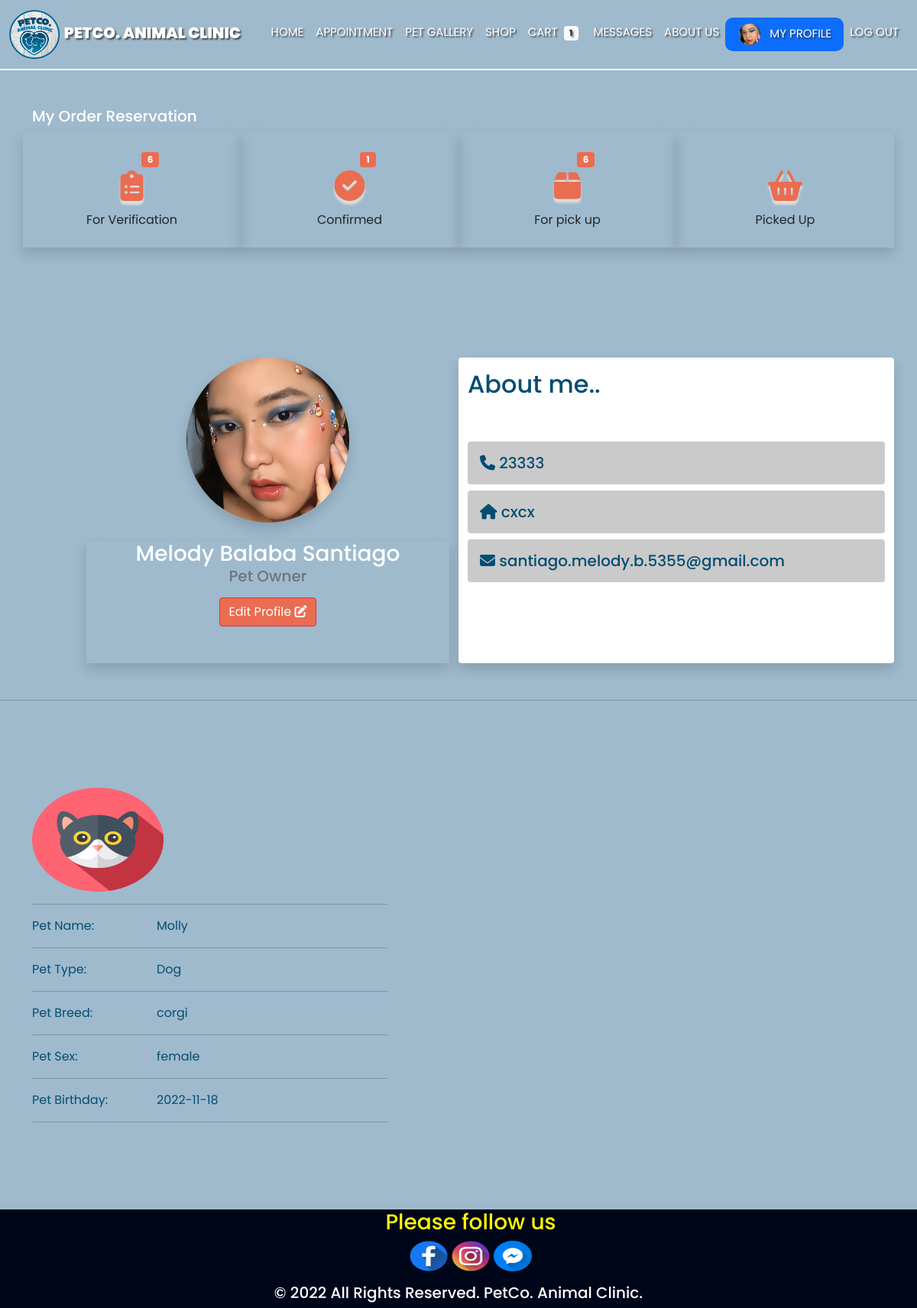
The page /userprofile.php (signed in) on the database its author committed.
### tables this page shows
CREATE TABLE `usertable` (
  `id` int(11) NOT NULL,
  `first_name` varchar(255) NOT NULL,
  `middle_name` varchar(255) NOT NULL,
  `last_name` varchar(255) NOT NULL,
  `suffix` varchar(10) NOT NULL,
  `position` varchar(255) NOT NULL,
  `address` varchar(255) NOT NULL,
  `email` varchar(255) NOT NULL,
  `password` varchar(255) NOT NULL,
  `code` mediumint(50) NOT NULL,
  `status` text NOT NULL,
  `contact` varchar(100) NOT NULL,
  `image_dir` varchar(255) NOT NULL,
  `image_filename` varchar(255) NOT NULL,
  `user_level` varchar(255) NOT NULL,
  `archive` varchar(255) NOT NULL
);

CREATE TABLE `pettable` (
  `pet_id` int(11) NOT NULL,
  `user_id` int(11) NOT NULL,
  `pettype` varchar(100) NOT NULL,
  `petbreed` varchar(100) NOT NULL,
  `petname` varchar(255) NOT NULL,
  `petsex` varchar(100) NOT NULL,
  `petbday` date NOT NULL
);

### userprofile.php (the view, shortened to what this page needs)
<?php
     require('layouts/header_employee.php');
      $user_id = $_SESSION['user_id'];
?>
<?php
                    $select_user = mysqli_query($con, "SELECT * FROM usertable WHERE id = '$user_id'");
                    if(mysqli_num_rows($select_user) > 0){
                    $fetch_user = mysqli_fetch_assoc($select_user);
                    };
                ?>
<link rel="stylesheet" type="text/css" href="css/styles.css">
    <div class="container mt-5 mb-5">
        <h5 class="text-white">My Order Reservation</h5>
        <div class="row justify-content-center">
            <?php
                    $select_rows = mysqli_query($con,"SELECT * FROM `order` WHERE order_user_id= '$user_id' and order_status= ' ' ") or die ('query failed');
                    $row_count = mysqli_num_rows($select_rows);
                  ?>
            <div class="col-3 shadow p-4">
                <center>
                    <?php if($row_count>0){ ?><span class="badge badge-light bg-button text-white no"><?php echo $row_count ?></span><?php }
                     else{ ?><span class=" text-white no"></span><?php } ?>
                    <h1 class="icons"><i class="fa fa-solid fa fa-clipboard-list"></i></h1>
                    For Verification
                </center>
            </div>
            <div class="col-3 shadow p-4">
                <center>
                    <?php
                    $select_rows = mysqli_query($con,"SELECT * FROM `order` WHERE order_user_id= '$user_id' and order_status= 'confirmed' ") or die ('query failed');
                    $row_count = mysqli_num_rows($select_rows);
                  ?>
                    <?php if($row_count>0){ ?><span class="badge badge-light bg-button text-white no"><?php echo $row_count ?></span><?php }
                     else{ ?><span class=" text-white no"></span><?php } ?>
                    <h1 class="icons"><i class="fa fa-solid fa fa-circle-check"></i></h1>
                    Confirmed
                </center>
            </div>
            <div class="col-3 shadow p-4">
                <?php
                    $select_rows = mysqli_query($con,"SELECT * FROM `order` WHERE order_user_id= '$user_id' and order_status= 'pickup' ") or die ('query failed');
                    $row_count = mysqli_num_rows($select_rows);
                  ?>
                <center>
                <?php if($row_count>0){ ?><span class="badge badge-light bg-button text-white no"><?php echo $row_count ?></span><?php }
                     else{ ?><span class=" text-white no"></span><?php } ?>
                    <h1 class="icons"><i class="fa fa-solid fa fa-box"></i></h1>
                    For pick up
                </center>
            </div>
            <div class="col-3 shadow p-4">
                <center>
                    <h1 class="icons"><i class="fa fa-solid fa fa-basket-shopping"></i></h1>
                    Picked Up
                </center>
            </div>
        </div>
    </div>
    </div>
    <br><br>
    <div class="container mt-5 mb-5">
        <div class="row mt-5">
            <div class="col-1">
            </div>
            <div class="col-5 ">
                <div class="col profilebg ">
                    <div class="row ">
                        <div class="row   ">
                            <center><img src="asset/profiles/<?php echo $fetch_user['image_filename']?>"
                                    class="rounded-circle shadow user-profile" alt="Logo"
                                    style="width:50%; height:27vh" /></center>
                        </div>
                        <div class="row mt-4 shadow">
                            <h3 class="text-white  text-center mb-0 name">
                                <?php echo $fetch_user['first_name']. " " .$fetch_user['middle_name'] . " " .$fetch_user['last_name']; ?>
                            </h3>
                            <h5 class="text-center text-secondary">Pet Owner</h5>
                            <center>
                                <a href="user-edit-profile.php?updateid=<?php echo $fetch_user['id'];?>">
                                    <span class="btn btn-danger bg-button mx-2 mt-2 mb-5 text-white">Edit Profile <i
                                            class="fa-solid fa-pen-to-square "></i></span>
                                </a>
                            </center>
                        </div>
                    </div>
                </div>
            </div>
            <div class="col-6 bg-white shadow rounded">
                <div class="row">
                    <div class="col-8">
                        <h2 class="mt-3">About me..</h2>
                    </div>
                </div>
                <h5 class="c-blue  mt-5 mb-0 bg-gray rounded p-3 aboutme">
                    <span><i class="fa fa-solid fa fa-phone"> </i> <?php echo $fetch_user['contact']?></span>
                </h5>
                <h5 class="c-blue  mt-2 mb-0 bg-gray rounded p-3 aboutme">
                    <span><i class="fa fa-solid fa fa-house"></i> <?php echo $fetch_user['address']?></span>
                </h5>
                <h5 class="c-blue  mt-2 mb-0 bg-gray rounded p-3 aboutme">
                    <span><i class="fa fa-solid fa fa-envelope"></i> <?php echo $fetch_user['email']?></span>
                </h5>
            </div>
        </div>
    </div>
    <hr>
    <section class="flex-sect" id="imagesec">
        <div class="container mt-5">
            <div class="row">
                <div class="col ">
                    <?php
                    $select_pet = mysqli_query($con, "SELECT * FROM pettable WHERE user_id = '$user_id'");
                    while($row=$select_pet->fetch_assoc()):
                    ?>
                    <div class="col-lg-5 profilebg">
                        <div class="row">
                            <img src="asset/profile/pets.png" alt="Logo" style="width:40%; height:17vh" />
                        </div>
                        <hr>
                        <div class="row">
                            <div class="col-sm-4 labels">
                                <p class="mb-0">Pet Name:</p>
                            </div>
                            <div class="col-sm-8">
                                <p class="c-blue mb-0"><?php echo $row['petname']; ?></p>
                            </div>
                        </div>
                        <hr>
                        <div class="row">
                            <div class="col-sm-4 labels">
                                <p class="mb-0">Pet Type:</p>
                            </div>
                            <div class="col-sm-8">
                                <p class="c-blue mb-0"><?php echo $row['pettype']; ?></p>
                            </div>
                        </div>
                        <hr>
                        <div class="row">
                            <div class="col-sm-4 labels">
                                <p class="mb-0">Pet Breed:</p>
                            </div>
                            <div class="col-sm-8">
                                <p class="c-blue mb-0"><?php echo $row['petbreed']; ?></p>
                            </div>
                        </div>
                        <hr>
                        <div class="row">
                            <div class="col-sm-4 labels">
                                <p class="mb-0">Pet Sex:</p>
                            </div>
                            <div class="col-sm-8">
                                <p class="c-blue mb-0"><?php echo $row['petsex']; ?></p>
                            </div>
                        </div>
                        <hr>
                        <div class="row">
                            <div class="col-sm-4 labels">
                                <p class="mb-0">Pet Birthday:</p>
                            </div>
                            <div class="col-sm-8">
                                <p class="c-blue mb-0"><?php echo $row['petbday']; ?></p>
                            </div>
                        </div>
                        <hr>
                    </div>
                    <?php endwhile; ?>
                </div>
            </div>
        </div>
    </section>
    <footer class=" footer-banner mt-5" id="about">
        <div class="container text">
            <div class="row">
                <div class="col-12 text-center">
                    <ul class="follow">
                        <h3>Please follow us</h3>
                        <a href="https://www.facebook.com/"><img src="asset/facebook.png" width="50px"
                                height="40px"></a>
                        <a href="https://www.instagram.com//"><img src="asset/instagram.png" width="50px"
                                height="40px"></a>
                        <a href="https://www.messenger.com/"><img src="asset/messenger.png" width="50px"
                                height="40px"></a>
                    </ul>
                    <h5>© 2022 All Rights Reserved. PetCo. Animal Clinic.</h5>
                </div>
            </div>
        </div>
    </footer>
</body>
</html>

### layouts/header_employee.php (shortened to what this page needs)
<?php
  require('php/connection.php');
  $user_id = $_SESSION['user_id'];
  ?>
<!DOCTYPE html>
<html lang="en">
<head>
    <link href="https://cdn.jsdelivr.net/npm/bootstrap@5.0.2/dist/css/bootstrap.min.css" rel="stylesheet"
>
    <link rel="stylesheet" href="https://cdnjs.cloudflare.com/ajax/libs/font-awesome/4.7.0/css/font-awesome.min.css">
    <link rel="stylesheet" href="css/emp.css">
</head>
<body>
    <nav class="navbar navbar-expand-lg navbar-light ; ">
        <div class="container-fluid">
            <a class="navbar-brand" href="#">
                <img src="asset/logopet.png" alt="Logo" class="logo" />
                <span style="text-shadow: 2px 2px 2px  rgba(49, 44, 44, 0.767);" class="text-white"><b>PETCO. ANIMAL
                        CLINIC</b></span>
            </a>
        </div>
        <div class="collapse navbar-collapse me-3" id="navbarScroll">
            <ul class="navbar-nav me-auto my-0 my-lg-0 " style="--bs-scroll-height: 100px;">
                <?php if($_SESSION['user_level']=='employee'){ ?>
                <div class="text-nowrap">
                    <li class="nav-item">
                        <a class="nav-link text-white" id="home-menu" style="border-radius:10px;" aria-current="page"
                            href="employee-dashboard.php">HOME</a>
                    </li>
                </div>
                <?php  }else{ ?>
                <div class="text-nowrap">
                    <li class="nav-item">
                        <a class="nav-link text-white" id="home-menu" style="border-radius:10px;" aria-current="page"
                            href="home.php">HOME</a>
                    </li>
                </div>
                <div class="text-nowrap">
                    <li class="nav-item">
                        <a class="nav-link text-white" id="appointment-menu" href="appointment-user.php">APPOINTMENT</a>
                    </li>
                </div>
                <?php } ?>
                <?php if($_SESSION['user_level']=='employee'){ ?>
                <div class="text-nowrap">
                    <li class="nav-item">
                        <a class="nav-link text-white " id="product-menu" href="employee-menu.php">PRODUCTS</a>
                    </li>
                </div>
                <div class="text-nowrap">
                    <li class="nav-item">
                        <a class="nav-link text-white " id="list-appointment-menu"
                            href="appointment_list.php">APPOINTMENT LIST</a>
                    </li>
                </div>
                <?php  }else{ ?>
                <div class="text-nowrap">
                    <li class="nav-item">
                        <a class="nav-link text-white" href="home.php#imagesec">PET GALLERY</a>
                    </li>
                </div>
                <div class="text-nowrap">
                    <li class="nav-item">
                        <a class="nav-link text-white " id="shop-user" href="product.php">SHOP</a>
                    </li>
                </div>
                <?php
                    $select_rows = mysqli_query($con,"SELECT * FROM `cart` WHERE Cart_user_id = '$user_id'") or die ('query failed');
                    $row_count = mysqli_num_rows($select_rows);
                  ?>
                <div class="text-nowrap">
                    <li class="nav-item">
                    <a class="nav-link text-white  " id="cart-user-user" href="cart.php">CART
                            <?php if($row_count>0){ ?> <span
                                class="badge badge-light mx-1 bg-light text-dark"><?php echo $row_count ?></span><?php } ?>
                        </a>
                    </li>
                </div>
                <?php } ?>
                <div class="text-nowrap">
                    <li class="nav-item">
                        <a class="nav-link text-white" id="message-menu" href="messages.php">MESSAGES</a>
                    </li>
                </div>
                <?php if($_SESSION['user_level']=='employee'){ ?>
                <div class="text-nowrap">
                    <li class="nav-item">
                        <a class="nav-link text-white" href="#imagesec">MY PROFILE</a>
                    </li>
                </div>
                <?php  }else{ ?>
                    <div class="text-nowrap">
                    <li class="nav-item">
                        <a class="nav-link text-white" href="home.php#about">ABOUT US</a>
                    </li>
                </div>
                <div class="text-nowrap">
                    <li class="nav-item">
                        <?php
                            $select_user = mysqli_query($con, "SELECT * FROM usertable WHERE id = '$user_id'");
                            if(mysqli_num_rows($select_user) > 0){
                            $fetch_user = mysqli_fetch_assoc($select_user);
                            };
                        ?>
                        <a class="nav-link text-white" id="user-user" href="userprofile.php"><img
                                src="asset/profiles/<?php echo $fetch_user['image_filename']?>" alt="user"
                                style=" margin-left: 10px" width="28" height="28" class="rounded-circle">
                            <span
                                class="d-none d-sm-inline mx-2">MY PROFILE</span>
                        </a>
                    </li>
                </div>
                <?php } ?>
                <div class="text-nowrap">
                    <li class="nav-item">
                        <a class="nav-link text-white" href="logout-user.php"
                                onclick="return confirm('Are you sure do you want to sign out?')">LOG OUT</a>
                    </li>
                </div>
        </div>
    </nav>
    <div>

### rows shown on the page
usertable: image_filename (picture), first_name "Melody", middle_name "Balaba", last_name "Santiago", contact "23333", address "cxcx", email "santiago.melody.b.5355@gmail.com"
pettable: petname "Molly", pettype "Dog", petbreed "corgi", petsex "female", petbday "2022-11-18"

### other values the page prints
$row_count "1"
$row_count "6"
